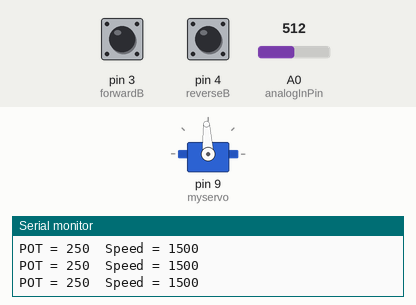
Simulated run of this sketch. Board: Arduino Uno, built with avr-gcc and run on an emulated ATmega328P. Shown: servo, the last lines printed to the serial monitor. The inputs (shaded band) are chosen by the test bench; at power-on: pin 3 (forwardB) HIGH, pin 4 (reverseB) HIGH, A0 (analogInPin) = 512.

Above: at 1.2 s.
1.3 s: pin 3 (forwardB) pulled LOW for 0.15 s
At 1.4 s:
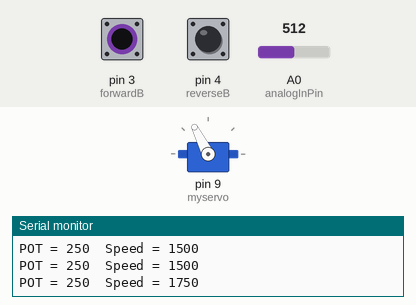
2.9 s: pin 4 (reverseB) pulled LOW for 0.15 s
At 3.0 s:
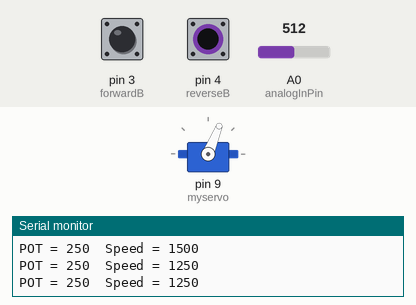
4.5 s: A0 (analogInPin) set to 213
7.5 s: A0 (analogInPin) set to 188
10.5 s: pin 3 (forwardB) pulled LOW for 1 s
At 12.0 s:
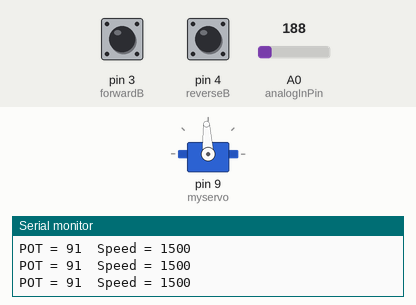
13.0 s: pin 4 (reverseB) pulled LOW for 1 s
At 13.8 s:
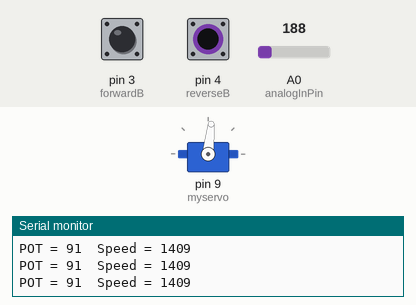
Timing chart, 0 to 16.0 s (numbered marks = the images above; inputs shaded):
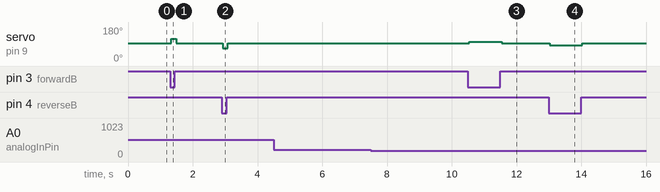

Measured:
- after the input at 1.3 s, servo on pin 9 (myservo): 93° → 117° at once, → 93° 0.15 s later
- after the input at 2.9 s, servo on pin 9 (myservo): 93° → 68° at once, → 93° 0.15 s later
- after the input at 10.5 s, servo on pin 9 (myservo): 93° → 102° at once, → 93° 1.0 s later
- after the input at 13.0 s, servo on pin 9 (myservo): 93° → 84° at once, → 93° 1.0 s later

The sketch:

HoverController.ino
```cpp
#include <Servo.h>

#define forwardB 3
#define reverseB 4

// These constants won't change. They're used to give names to the pins used:
const int analogInPin = A0;  // Analog input pin that the potentiometer is attached to
const int analogOutPin = 9; // Analog output pin that the LED is attached to
int motorSpeed = 1500;
int sensorValue = 0;        // value read from the pot
int outputValue = 0;        // value output to the PWM (analog out)
Servo myservo;

void setup() {
  // initialize serial communications at 9600 bps:
  Serial.begin(9600);
  pinMode(forwardB, INPUT_PULLUP);
  pinMode(reverseB, INPUT_PULLUP);
  myservo.attach(9);
}

void loop() {
  // read the analog in value:
  sensorValue = 0;
  for(int i = 0; i < 26 ; i++)
  {
  sensorValue = sensorValue + analogRead(analogInPin);
  // map it to the range of the analog out:
  }
  sensorValue = sensorValue /26;
  outputValue = map(sensorValue, 0, 1023, 0, 500);

  if (digitalRead(forwardB) == 0)
  motorSpeed=1500+outputValue;
  else if (digitalRead(reverseB) == 0)
  motorSpeed=1500-outputValue;
  else if (digitalRead(forwardB) == 0 && digitalRead(reverseB) == 0)
  motorSpeed=1500;
  else
  motorSpeed=1500;
  Serial.print("POT = ");
  Serial.print(outputValue);
  Serial.print('\t');
  Serial.print("Speed = ");
  Serial.println(motorSpeed);
  myservo.writeMicroseconds(motorSpeed);
  // wait 2 milliseconds before the next loop for the analog-to-digital
  // converter to settle after the last reading:
  delay(2);
}
```
